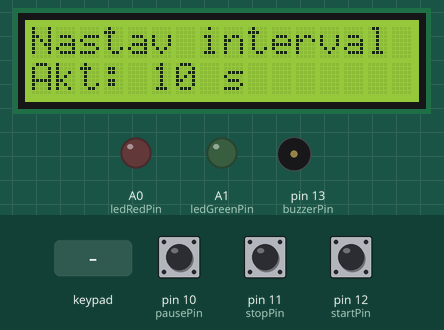
Bench run of a sketch on a simulated Arduino Uno, built with avr-gcc and run on an emulated ATmega328P. Shown: 16×2 character LCD, output pins drawn as LEDs (lit = HIGH), buzzer (waves = sounding). The inputs (shaded band) are chosen by the test bench; at power-on: pin 12 (startPin) HIGH, pin 10 (pausePin) HIGH, pin 11 (stopPin) HIGH.

Above: at 1.2 s.
1.3 s: pin 12 (startPin) pulled LOW for 0.15 s
At 1.9 s:
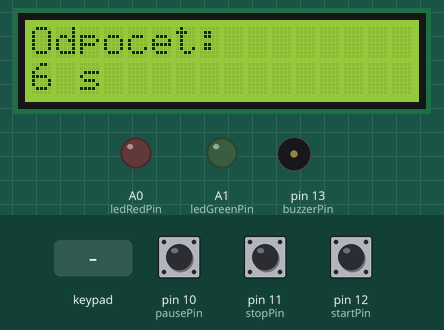
2.0 s: pin 10 (pausePin) pulled LOW for 0.15 s
At 3.4 s:
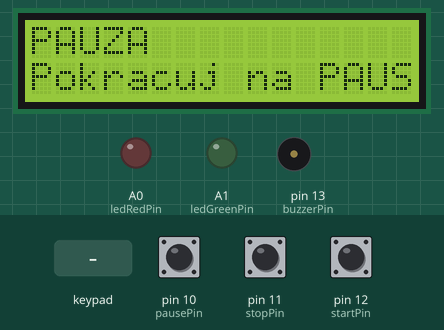
3.7 s: pin 11 (stopPin) pulled LOW for 1 s
At 6.0 s:
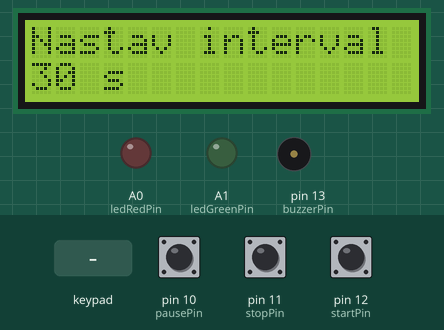
6.3 s: keypad keys 9 8 7 6 pressed 0.4 s apart
At 8.8 s:
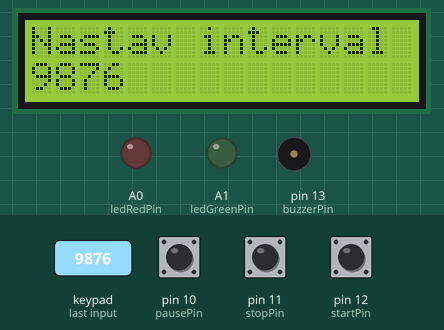
9.4 s: pin 12 (startPin) pulled LOW for 1 s
At 10.0 s:
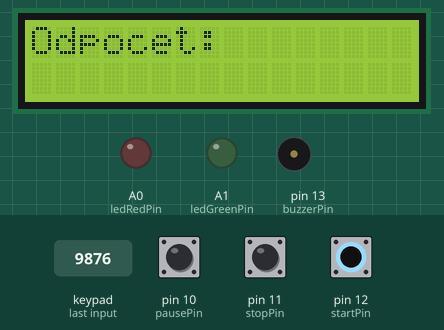
11.0 s: pin 11 (stopPin) pulled LOW for 3.2 s
At 14.8 s:
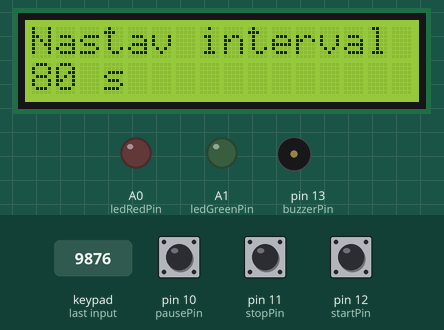
Timing chart, 0 to 16.3 s (numbered marks = the images above; inputs shaded):
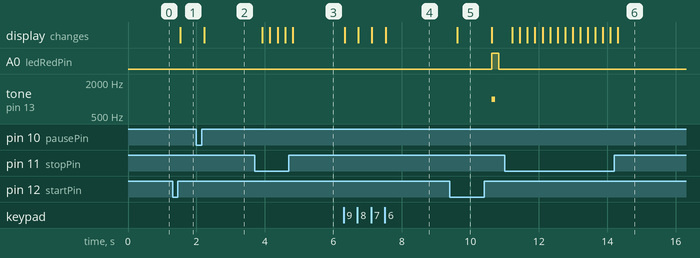

Measured:
- after the input at 1.3 s, the display: changes after 0.23 s (image 1)
- after the input at 2.0 s, A0 (ledRedPin): stays LOW (without the input it goes to HIGH after 0.53 s); tone on pin 13 (buzzerPin): stops changing and stays silent; the display: changes after 0.22 s (image 2)
- after the input at 3.7 s, the display: first changes after 0.23 s (image 3 shows a later state)
- after the input at 6.3 s, the display: first changes at once (image 4 shows a later state)
- after the input at 9.4 s, A0 (ledRedPin): LOW → HIGH after 1.2 s, → LOW 0.20 s later; tone on pin 13 (buzzerPin): silent → 1000 Hz after 1.2 s, → silent 0.10 s later; the display: changes after 0.21 s (image 5)
- after the input at 11.0 s, A0 (ledRedPin): stops changing and stays LOW; A1 (ledGreenPin): stays LOW (without the input it goes to HIGH after 4.6 s); tone on pin 13 (buzzerPin): stops changing and stays silent; the display: first changes after 0.23 s (image 6 shows a later state)

The sketch:

starter.ino
```cpp
// starter.ino
// Version: 0.2.0
// Date: 2025-09-24
//
// C++ code
//
#include <Wire.h>
#include <LiquidCrystal_I2C.h>
#include <Keypad.h>

// Definice pinů
const int buzzerPin = 13;
const int startPin = 12;
const int stopPin = 11;
const int pausePin = 10;
const int ledRedPin = A0;
const int ledGreenPin = A1;

// Definice klávesnice
const byte ROWS = 4; // čtyři řádky
const byte COLS = 4; // čtyři sloupce
char keys[ROWS][COLS] = {
  {'1','2','3','A'},
  {'4','5','6','B'},
  {'7','8','9','C'},
  {'*','0','#','D'}
};
byte rowPins[ROWS] = {9, 8, 7, 6}; // Piny pro řádky
byte colPins[COLS] = {5, 4, 3, 2}; // Piny pro sloupce

Keypad keypad = Keypad(makeKeymap(keys), rowPins, colPins, ROWS, COLS);

// Definice LCD displeje
LiquidCrystal_I2C lcd(0x27, 16, 2); // Změňte 0x27 na vaši I2C adresu, pokud je jiná

// Stavy programu
enum ProgramState {
  STATE_NONE,
  STATE_SETUP,
  STATE_COUNTDOWN,
  STATE_PAUSED
};

ProgramState currentState = STATE_SETUP;
ProgramState lastState = STATE_NONE;
unsigned long intervalInSeconds = 10; // Výchozí interval minuty
unsigned long startMillis;
unsigned long pauseMillis;
unsigned long remaining;
static unsigned long lastDisplayedRemaining = -1;

// --- NOVÉ KONSTANTY ---
const unsigned long DEFAULT_INTERVAL = 10; // Výchozí interval v sekundách
const unsigned long ONE_SECOND = 1000;
const unsigned long SHORT_BEEP_DURATION = 100;
const unsigned long RED_LED_DURATION = 200;
const unsigned long GREEN_LED_DURATION = 1000;
const unsigned long SHORT_BEEP_FREQ = 1000;
const unsigned long LONG_BEEP_FREQ = 1500;
const unsigned long LONG_BEEP_DURATION = 500;
const unsigned long START_SEQUENCE_SECONDS = 5; // Počet sekund startovací sekvence (nastavitelná)

// --- NOVÉ PROMĚNNÉ ---
unsigned long lastSecondUpdate = 0;
unsigned long lastMillis = 0;
bool timerRunning = false;

bool isFirstStart = true;
String inputString = "";

// Prototypes pro funkce
void updateDisplay();

//--------------------- Hlavní funkce ---------------------

void setup()
{
  Serial.begin(9600);
  lcd.init();
  lcd.backlight();

  pinMode(startPin, INPUT_PULLUP);
  pinMode(stopPin, INPUT_PULLUP);
  pinMode(pausePin, INPUT_PULLUP);

  pinMode(ledRedPin, OUTPUT);
  pinMode(ledGreenPin, OUTPUT);

  intervalInSeconds = DEFAULT_INTERVAL;
  currentState = STATE_SETUP;
  lastState = STATE_NONE;
  timerRunning = false;
  inputString = "";

  lcd.setCursor(0, 0);
  lcd.print("Nastav interval");
  lcd.setCursor(0, 1);
  lcd.print("Akt: ");
  lcd.print(intervalInSeconds);
  lcd.print(" s");
}

void loop()
{
  // --- OVLÁDÁNÍ TLAČÍTEK ---
  char key = keypad.getKey();
  bool startPressed = digitalRead(startPin) == LOW;
  bool stopPressed = digitalRead(stopPin) == LOW;
  bool pausePressed = digitalRead(pausePin) == LOW;

  switch (currentState) {
    case STATE_SETUP:
      handleSetupState(key, startPressed, stopPressed);
      break;
    case STATE_PAUSED:
      handlePausedState(pausePressed, stopPressed);
      break;
    case STATE_COUNTDOWN:
      if (timerRunning) {
        handleCountdownState(pausePressed, stopPressed);
      }
      break;
    default:
      break;
  }
}

//--------------------- Pomocné funkce ---------------------

// Pomocné funkce pro akce
void beepAndRedLed() {
  digitalWrite(ledRedPin, HIGH);
  tone(buzzerPin, SHORT_BEEP_FREQ, SHORT_BEEP_DURATION);
  delay(RED_LED_DURATION);
  digitalWrite(ledRedPin, LOW);
}

void longBeepAndGreenLed() {
  digitalWrite(ledGreenPin, HIGH);
  tone(buzzerPin, LONG_BEEP_FREQ, LONG_BEEP_DURATION);
  delay(GREEN_LED_DURATION);
  digitalWrite(ledGreenPin, LOW);
}

void handleSetupState(char key, bool startPressed, bool stopPressed) {
  if (key != NO_KEY && isdigit(key)) {
    inputString += key;
    lcd.setCursor(0, 1);
    lcd.print("                ");
    lcd.setCursor(0, 1);
    lcd.print(inputString);
  }
  if (startPressed) {
    delay(200);
    if (inputString.length() > 0) {
      intervalInSeconds = inputString.toInt();
      inputString = "";
    }
    startMillis = millis();
    lastSecondUpdate = millis();
    remaining = START_SEQUENCE_SECONDS + 1;
    timerRunning = true;
    currentState = STATE_COUNTDOWN;
    updateDisplay();
    return;
  }
  if (stopPressed) {
    delay(200);
    intervalInSeconds += 5;
    lcd.setCursor(0, 1);
    lcd.print("                ");
    lcd.setCursor(0, 1);
    lcd.print(intervalInSeconds);
    lcd.print(" s");
    return;
  }
  if (key == '#') {
    if (inputString.length() > 0) {
      intervalInSeconds = inputString.toInt();
      inputString = "";
      lcd.setCursor(0, 1);
      lcd.print("                ");
      lcd.setCursor(0, 1);
      lcd.print(intervalInSeconds);
      lcd.print(" s");
    }
    return;
  }
}

void handlePausedState(bool pausePressed, bool stopPressed) {
  if (pausePressed) {
    delay(200);
    startMillis += (millis() - pauseMillis);
    currentState = STATE_COUNTDOWN;
    updateDisplay();
    return;
  }
  if (stopPressed) {
    delay(200);
    intervalInSeconds = DEFAULT_INTERVAL;
    timerRunning = false;
    currentState = STATE_SETUP;
    inputString = "";
    updateDisplay();
    return;
  }
}

void handleCountdownState(bool pausePressed, bool stopPressed) {
  if (pausePressed) {
    delay(200);
    pauseMillis = millis();
    currentState = STATE_PAUSED;
    updateDisplay();
    return;
  }
  if (stopPressed) {
    delay(200);
    intervalInSeconds = DEFAULT_INTERVAL;
    timerRunning = false;
    currentState = STATE_SETUP;
    inputString = "";
    updateDisplay();
    return;
  }
  unsigned long now = millis();
  if (now - lastSecondUpdate >= ONE_SECOND) {
    lastSecondUpdate = now;
    remaining--;
    if (remaining > 0) {
      updateDisplay();
      if (remaining <= START_SEQUENCE_SECONDS) {
        beepAndRedLed();
      }
    } else {
      updateDisplay();
      longBeepAndGreenLed();
      startMillis = millis();
      lastSecondUpdate = millis();
      remaining = intervalInSeconds;
      updateDisplay();
    }
  }
}


void updateDisplay() {
  if (currentState != lastState) {
    lastState = currentState;
    lcd.clear();
    lcd.setCursor(0, 0);
  }
  switch(currentState) {
    case STATE_SETUP:
      lcd.print("Nastav interval");
      lcd.setCursor(0, 1);
      lcd.print("Akt: ");
      lcd.print(intervalInSeconds);
      lcd.print(" s");
      break;
    case STATE_COUNTDOWN:
      lcd.setCursor(0, 0);
      lcd.print("Odpocet:");
      if (remaining != lastDisplayedRemaining) {
        lcd.setCursor(0, 1);
        lcd.print("                ");
        lcd.setCursor(0, 1);
        lcd.print(remaining);
        lcd.print(" s");
        lastDisplayedRemaining = remaining;
      }
      break;
    case STATE_PAUSED:
      lcd.print("PAUZA");
      lcd.setCursor(0, 1);
      lcd.print("Pokracuj na PAUSE");
      break;
  }
}
```
